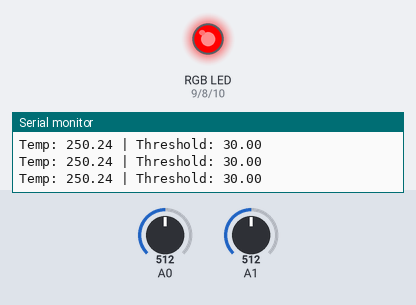
Simulated run of this sketch. Board: Arduino Uno, built with avr-gcc and run on an emulated ATmega328P. Parts: an RGB LED mixed from three pins (HIGH = lit), the last lines printed to the serial monitor. The test bench sets the inputs (shaded band); at power-on: A0 = 512, A1 = 512.

Above: at 1.3 s.
1.4 s: A0 set to 67
2.9 s: A0 set to 62
At 3.6 s:
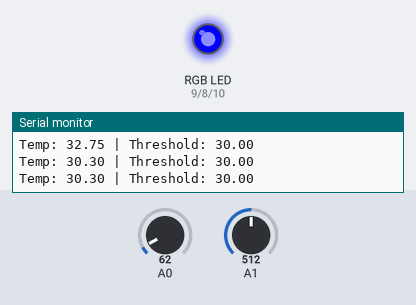
4.5 s: A1 set to 577
6.0 s: A1 set to 602
At 7.2 s:
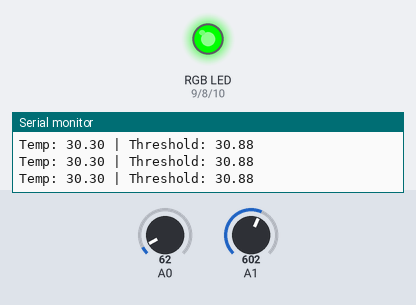
7.5 s: A1 set to 511
At 8.6 s:
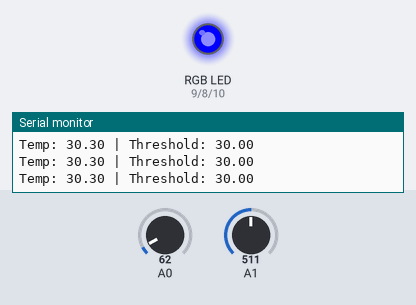
9.0 s: A1 set to 478
At 9.9 s:
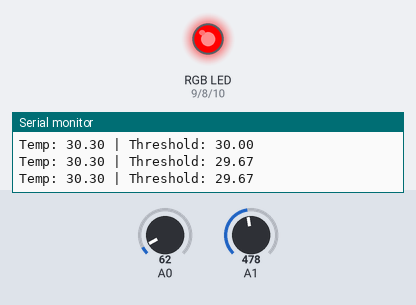
Timing chart, 0 to 11.5 s (numbered marks = the images above; inputs shaded):
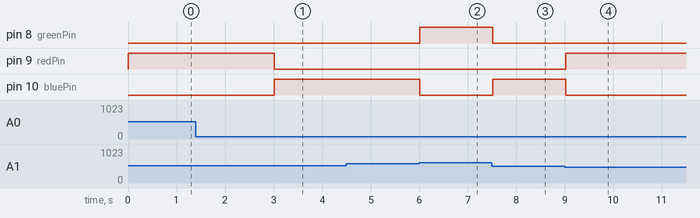

The sketch:

smart_temp_control_system.ino
```cpp
// RGB LED pins
int redPin = 9;
int greenPin = 8;
int bluePin = 10;

void setup() {
  Serial.begin(9600);

  pinMode(redPin, OUTPUT);
  pinMode(greenPin, OUTPUT);
  pinMode(bluePin, OUTPUT);
}

void loop() {

  //  temperature reading
  int sensorValue = analogRead(A0);
  float voltage = sensorValue * (5.0 / 1023.0);
  float temperature = voltage * 100;

  // Potentiometer
  int potValue = analogRead(A1);

  // Threshold (25°C to 35°C)
  float threshold = 25 + (potValue / 1023.0) * 10;

  // Print
  Serial.print("Temp: ");
  Serial.print(temperature);
  Serial.print(" | Threshold: ");
  Serial.println(threshold);

  // LED logic
  if (temperature < threshold - 0.5) {
    digitalWrite(redPin, LOW);
    digitalWrite(greenPin, HIGH);
    digitalWrite(bluePin, LOW);
  }
  else if (temperature > threshold + 0.5) {
    digitalWrite(redPin, HIGH);
    digitalWrite(greenPin, LOW);
    digitalWrite(bluePin, LOW);
  }
  else {
    digitalWrite(redPin, LOW);
    digitalWrite(greenPin, LOW);
    digitalWrite(bluePin, HIGH);
  }

  delay(500);
}
```

Measured:
- the behaviour switches between 63 and 62 on A0 (found by bisection; images 0 and 1)
- the behaviour switches between 593 and 594 on A1 (found by bisection; images 1 and 2)
- the behaviour switches between 492 and 491 on A1 (found by bisection; images 3 and 4)
- after the input at 2.9 s, pin 9 (redPin): HIGH → LOW after 0.11 s; pin 10 (bluePin): LOW → HIGH after 0.11 s
- after the input at 6.0 s, pin 8 (greenPin): LOW → HIGH at once; pin 10 (bluePin): HIGH → LOW at once
- after the input at 7.5 s, pin 8 (greenPin): HIGH → LOW at once; pin 10 (bluePin): LOW → HIGH at once
- after the input at 9.0 s, pin 9 (redPin): LOW → HIGH at once; pin 10 (bluePin): HIGH → LOW at once
